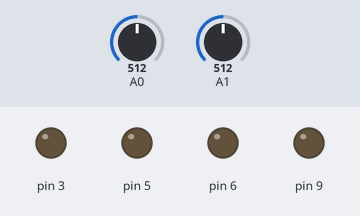
The sketch below on a simulated Arduino Uno, built with avr-gcc and run on an emulated ATmega328P. Parts: output pins drawn as LEDs (lit = HIGH). The inputs (shaded band) are chosen by the test bench; at power-on: A0 = 512, A1 = 512.

Above: at 1.2 s.
1.3 s: A0 set to 716
At 2.1 s:
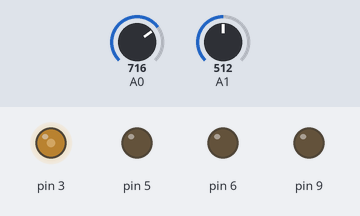
2.8 s: A1 set to 716
At 3.2 s:
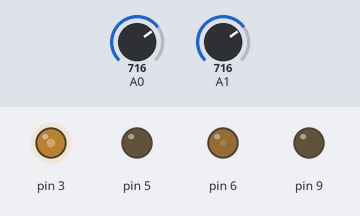
4.3 s: A0 set to 900
At 5.5 s:
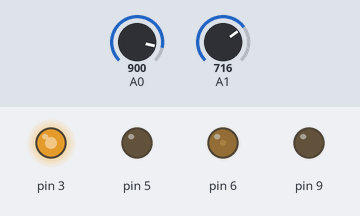
5.8 s: A1 set to 511
At 6.7 s:
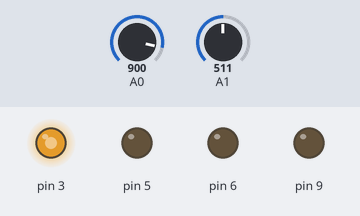
7.3 s: A1 set to 306
At 7.8 s:
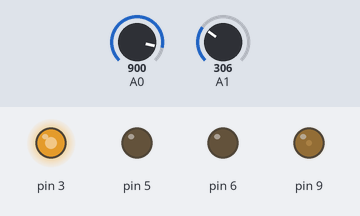
8.8 s: A0 set to 511
At 10.2 s:
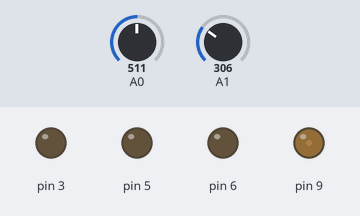
Timing chart, 0 to 11.3 s (numbered marks = the images above; inputs shaded):
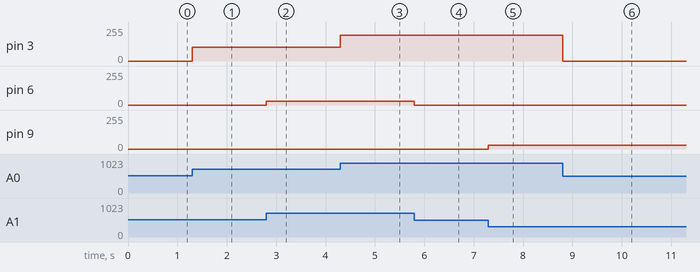

The sketch:

pult_machine_manual.ino
```cpp
  uint16_t trottle_0;
  uint16_t yaw_0;


void setup(){
  pinMode(3, OUTPUT);
  pinMode(5, OUTPUT);
  pinMode(6, OUTPUT);
  pinMode(9, OUTPUT);
  trottle_0 = analogRead(A0);
  yaw_0 = analogRead(A1);
}


void loop(){

  uint16_t trottle = analogRead(A0);
  trottle = 1024 + trottle - trottle_0;
  if (trottle > 1030)
  {
    trottle = (trottle - 1024) / 2;
    if (trottle > 255)
      trottle = 255;
    analogWrite(3, (uint8_t)trottle);
    analogWrite(5, 0);
  }
  else if (trottle < 1018)
  {
    trottle = (1024 - trottle) / 2;
    if (trottle > 255)
      trottle = 255;
    analogWrite(5, (uint8_t)trottle);
    analogWrite(3, 0);
  }
  else
  {
    analogWrite(5, 0);
    analogWrite(3, 0);

  }
  uint16_t yaw = analogRead(A1);
  yaw = 1024 + yaw - yaw_0;
  if (yaw > 1030)
  {
    yaw = (yaw - 1024) / 7;
    if (yaw > 255)
      yaw = 255;
    analogWrite(6, (uint8_t)yaw);
    analogWrite(9, 0);
  }
  else if (yaw < 1018)
  {
    yaw = (1024 - yaw) / 7;
    if (yaw > 255)
      yaw = 255;
    analogWrite(9, (uint8_t)yaw);
    analogWrite(6, 0);
  }
  else
  {
    analogWrite(6, 0);
    analogWrite(9, 0);

  }
}
```

Measured:
- after the input at 1.3 s, pin 3: 0/255 → 102/255 at once
- after the input at 2.8 s, pin 6: 0/255 → 29/255 at once
- after the input at 4.3 s, pin 3: 102/255 → 194/255 at once
- after the input at 5.8 s, pin 6: 29/255 → 0/255 at once
- after the input at 7.3 s, pin 9: 0/255 → 29/255 at once
- after the input at 8.8 s, pin 3: 194/255 → 0/255 at once
